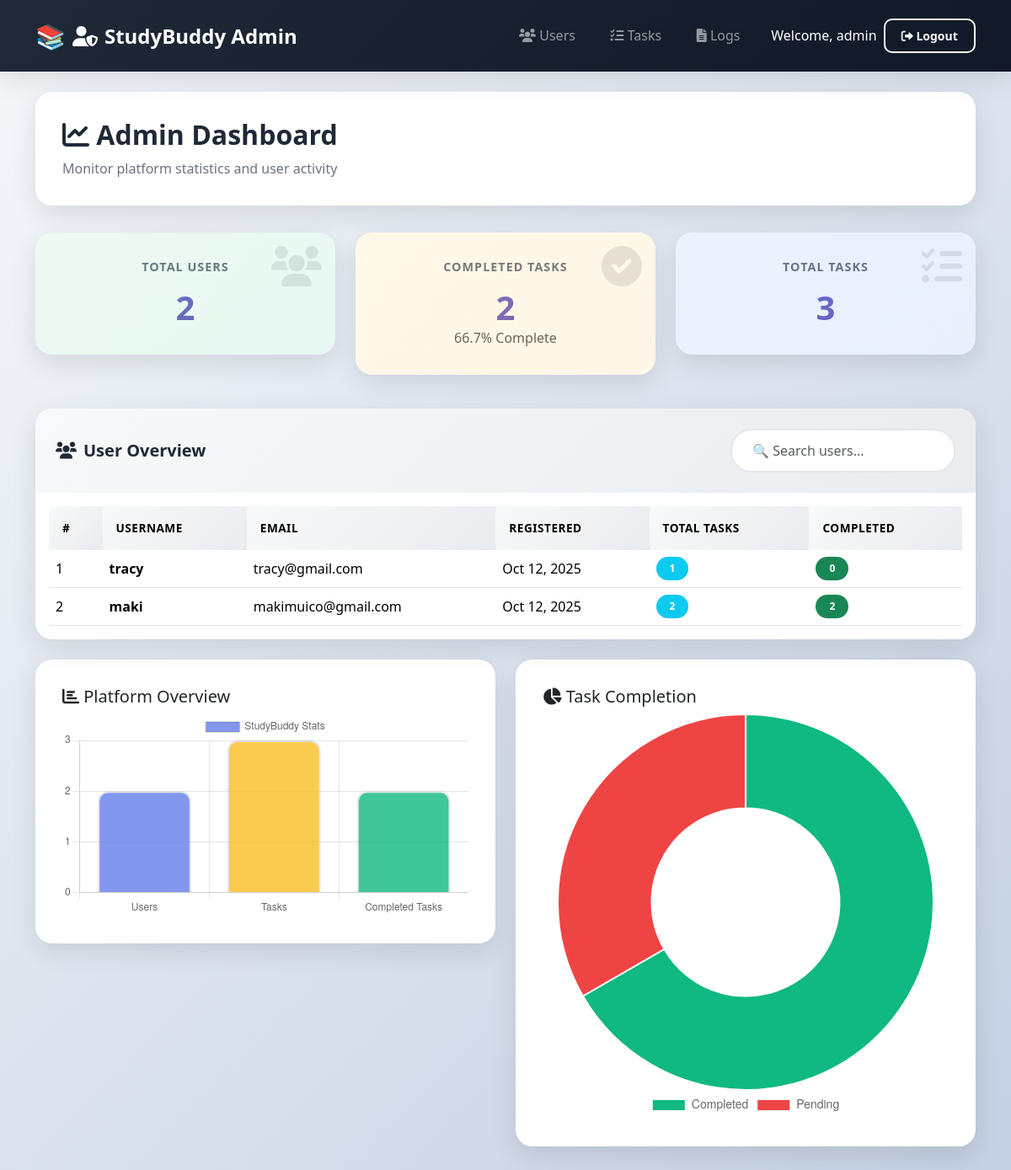
The app's page /admin_dashboard.php (signed in) with its own data.
### tables this page shows
CREATE TABLE `users` (
  `id` int(11) NOT NULL,
  `username` varchar(50) NOT NULL,
  `email` varchar(100) NOT NULL,
  `password` varchar(255) NOT NULL,
  `created_at` timestamp NOT NULL DEFAULT current_timestamp(),
  `role` enum('user','admin') DEFAULT 'user',
  `is_active` tinyint(1) DEFAULT 1
);

### admin_dashboard.php (the view, shortened to what this page needs)
<?php
require_once 'config.php';
$stmt = $pdo->query("SELECT id, username, email, created_at FROM users ORDER BY created_at DESC");
$users = $stmt->fetchAll();
$userStats = [];
foreach ($users as $user) {
    $stmt = $pdo->prepare("SELECT COUNT(*) FROM tasks WHERE user_id = ?");
    $stmt->execute([$user['id']]);
    $taskCount = $stmt->fetchColumn();
    $stmt = $pdo->prepare("SELECT COUNT(*) FROM tasks WHERE user_id = ? AND status = 'completed'");
    $stmt->execute([$user['id']]);
    $completedCount = $stmt->fetchColumn();
    $stmt = $pdo->prepare("
        SELECT COALESCE(SUM(TIMESTAMPDIFF(MINUTE, start_time, end_time)), 0)
        FROM study_sessions WHERE user_id = ?
    ");
    $stmt->execute([$user['id']]);
    $totalTime = $stmt->fetchColumn();
    $userStats[] = [
        'id' => $user['id'],
        'username' => $user['username'],
        'email' => $user['email'],
        'created_at' => $user['created_at'],
        'tasks' => $taskCount,
        'completed' => $completedCount,
        'time' => $totalTime
    ];
}
$totalUsers = $pdo->query("SELECT COUNT(*) FROM users")->fetchColumn();
$totalTasks = $pdo->query("SELECT COUNT(*) FROM tasks")->fetchColumn();
$completedTasks = $pdo->query("SELECT COUNT(*) FROM tasks WHERE status='completed'")->fetchColumn();
?>
<!DOCTYPE html>
<html lang="en">
<head>
<link href="https://cdn.jsdelivr.net/npm/bootstrap@5.3.2/dist/css/bootstrap.min.css" rel="stylesheet">
<link rel="stylesheet" href="https://cdnjs.cloudflare.com/ajax/libs/font-awesome/6.0.0/css/all.min.css">
<link rel="stylesheet" href="css/dashboard-style.css">
</head>
<body>
<nav class="navbar navbar-expand-lg navbar-dark bg-dark">
    <div class="container">
        <a class="navbar-brand" href="#">
            <i class="fas fa-user-shield"></i> StudyBuddy Admin
        </a>
        <div class="navbar-nav ms-auto">
            <a href="admin_users.php" class="nav-link"><i class="fas fa-users"></i> Users</a>
            <a href="admin_tasks.php" class="nav-link"><i class="fas fa-tasks"></i> Tasks</a>
            <a href="admin_logs.php" class="nav-link"><i class="fas fa-file-alt"></i> Logs</a>
            <span class="navbar-text text-white ms-3">
                Welcome, <?php echo htmlspecialchars($_SESSION['admin_username']); ?>
            </span>
            <a href="logout.php" class="btn btn-outline-light btn-sm ms-2">
                <i class="fas fa-sign-out-alt"></i> Logout
            </a>
        </div>
    </div>
</nav>
<div class="container mt-4">
    <div class="page-header fade-in">
        <h2><i class="fas fa-chart-line"></i> Admin Dashboard</h2>
        <p>Monitor platform statistics and user activity</p>
    </div>
    <div class="row mb-4">
        <div class="col-md-4 mb-3 fade-in">
            <div class="stat-card success">
                <i class="fas fa-users icon"></i>
                <h5>Total Users</h5>
                <h2><?= $totalUsers ?></h2>
            </div>
        </div>
        <div class="col-md-4 mb-3 fade-in">
            <div class="stat-card warning">
                <i class="fas fa-check-circle icon"></i>
                <h5>Completed Tasks</h5>
                <h2><?= $completedTasks ?></h2>
                <p class="mb-0 text-muted">
                    <?= $totalTasks > 0 ? round(($completedTasks / $totalTasks) * 100, 1) : 0 ?>% Complete
                </p>
            </div>
        </div>
        <div class="col-md-4 mb-3 fade-in">
            <div class="stat-card info">
                <i class="fas fa-tasks icon"></i>
                <h5>Total Tasks</h5>
                <h2><?= $totalTasks ?></h2>
            </div>
        </div>
    </div>
    <div class="card fade-in mb-4">
        <div class="card-header d-flex justify-content-between align-items-center">
            <h5><i class="fas fa-users"></i> User Overview</h5>
            <input type="text" id="searchInput" class="form-control w-25" placeholder="🔍 Search users...">
        </div>
        <div class="card-body">
            <?php if (empty($userStats)): ?>
                <div class="empty-state">
                    <i class="fas fa-users-slash"></i>
                    <h4>No registered users found</h4>
                    <p class="text-muted">Users will appear here once they register.</p>
                </div>
            <?php else: ?>
                <div class="table-responsive">
                    <table class="table table-hover align-middle" id="userTable">
                        <thead>
                            <tr>
                                <th>#</th>
                                <th>Username</th>
                                <th>Email</th>
                                <th>Registered</th>
                                <th>Total Tasks</th>
                                <th>Completed</th>
                            </tr>
                        </thead>
                        <tbody>
                            <?php foreach ($userStats as $i => $u): ?>
                            <tr>
                                <td><?= $i + 1 ?></td>
                                <td><strong><?= htmlspecialchars($u['username']) ?></strong></td>
                                <td><?= htmlspecialchars($u['email']) ?></td>
                                <td><?= date('M j, Y', strtotime($u['created_at'])) ?></td>
                                <td><span class="badge bg-info"><?= $u['tasks'] ?></span></td>
                                <td><span class="badge bg-success"><?= $u['completed'] ?></span></td>
                            </tr>
                            <?php endforeach; ?>
                        </tbody>
                    </table>
                </div>
            <?php endif; ?>
        </div>
    </div>
    <div class="row">
        <div class="col-md-6 mb-4 fade-in">
            <div class="chart-container">
                <h5><i class="fas fa-chart-bar"></i> Platform Overview</h5>
                <canvas id="taskChart"></canvas>
            </div>
        </div>
        <div class="col-md-6 mb-4 fade-in">
            <div class="chart-container">
                <h5><i class="fas fa-chart-pie"></i> Task Completion</h5>
                <canvas id="completionChart"></canvas>
            </div>
        </div>
    </div>
</div>
<script>
// Search filter
document.getElementById('searchInput').addEventListener('keyup', function() {
    const filter = this.value.toLowerCase();
    document.querySelectorAll('#userTable tbody tr').forEach(row => {
        row.style.display = row.innerText.toLowerCase().includes(filter) ? '' : 'none';
    });
});
// Bar Chart (Removed 'Study Hours' label and data point)
new Chart(document.getElementById('taskChart'), {
    type: 'bar',
    data: {
        labels: ['Users', 'Tasks', 'Completed Tasks'],  // Removed 'Study Hours'
        datasets: [{
            label: 'StudyBuddy Stats',
            data: [<?= $totalUsers ?>, <?= $totalTasks ?>, <?= $completedTasks ?>],  // Removed the fourth data point
            backgroundColor: [
                'rgba(102,126,234,0.8)',  // Users
                'rgba(251,191,36,0.8)',   // Tasks
                'rgba(16,185,129,0.8)'    // Completed Tasks
            ],
            borderWidth: 2,
            borderRadius: 12
        }]
    },
    options: {
        responsive: true,
        scales: {
            y: { beginAtZero: true, ticks: { precision: 0 } }
        }
    }
});
// Pie Chart (Unchanged)
new Chart(document.getElementById('completionChart'), {
    type: 'doughnut',
    data: {
        labels: ['Completed', 'Pending'],
        datasets: [{
            data: [<?= $completedTasks ?>, <?= $totalTasks - $completedTasks ?>],
            backgroundColor: ['#10b981', '#ef4444'],
            hoverOffset: 10
        }]
    },
    options: {
        plugins: {
            legend: { position: 'bottom', labels: { font: { size: 14 } } }
        }
    }
});
</script>
</body>
</html>

### css/dashboard-style.css (style rules this page uses)
:root { --primary-gradient: linear-gradient(135deg, #667eea 0%, #764ba2 100%); --success-gradient: linear-gradient(135deg, #48c774 0%, #10b981 100%); --warning-gradient: linear-gradient(135deg, #fbbf24 0%, #f59e0b 100%); --info-gradient: linear-gradient(135deg, #3b82f6 0%, #2563eb 100%); --danger-gradient: linear-gradient(135deg, #ef4444 0%, #dc2626 100%); --dark-gradient: linear-gradient(135deg, #1f2937 0%, #111827 100%); --shadow: 0 10px 30px rgba(0,0,0,0.1); --shadow-hover: 0 15px 40px rgba(0,0,0,0.15); }
body { background: linear-gradient(135deg, #f5f7fa 0%, #c3cfe2 100%); min-height: 100vh; font-family: 'Segoe UI', Tahoma, Geneva, Verdana, sans-serif; }
.navbar { background: var(--primary-gradient) !important; box-shadow: var(--shadow); padding: 1rem 0; }
.navbar.navbar-dark.bg-dark { background: var(--dark-gradient) !important; }
.navbar-brand { font-weight: 700; font-size: 1.5rem; display: flex; align-items: center; gap: 0.5rem; transition: transform 0.3s ease; }
.navbar-brand::before { content: '📚'; font-size: 1.8rem; }
.nav-link { font-weight: 500; transition: all 0.3s ease; margin: 0 0.3rem; border-radius: 8px; padding: 0.5rem 1rem !important; }
.card { border: none; border-radius: 20px; box-shadow: var(--shadow); transition: all 0.3s ease; overflow: hidden; background: white; }
.card-header { background: linear-gradient(135deg, #f8f9fa 0%, #e9ecef 100%); border-bottom: none; padding: 1.5rem; }
.card-header h5 { margin: 0; font-weight: 700; color: #1f2937; display: flex; align-items: center; gap: 0.5rem; }
.stat-card { background: white; border-radius: 20px; padding: 2rem; text-align: center; position: relative; overflow: hidden; transition: all 0.3s ease; box-shadow: var(--shadow); }
.stat-card::before { content: ''; position: absolute; top: 0; left: 0; right: 0; bottom: 0; opacity: 0.1; transition: opacity 0.3s ease; }
.stat-card.success::before { background: var(--success-gradient); }
.stat-card.info::before { background: var(--info-gradient); }
.stat-card.warning::before { background: var(--warning-gradient); }
.stat-card h5 { font-size: 0.9rem; text-transform: uppercase; letter-spacing: 1px; font-weight: 600; color: #6b7280; margin-bottom: 1rem; }
.stat-card h2 { font-size: 2.5rem; font-weight: 700; margin: 0; background: var(--primary-gradient); -webkit-background-clip: text; -webkit-text-fill-color: transparent; background-clip: text; }
.stat-card .icon { position: absolute; top: 1rem; right: 1rem; font-size: 3rem; opacity: 0.1; }
.table { margin: 0; }
.table thead th { background: linear-gradient(135deg, #f8f9fa 0%, #e9ecef 100%); border: none; text-transform: uppercase; font-size: 0.85rem; letter-spacing: 0.5px; font-weight: 600; padding: 1rem; }
.table tbody tr { transition: all 0.3s ease; }
.btn { border-radius: 10px; padding: 0.5rem 1.2rem; font-weight: 600; transition: all 0.3s ease; border: none; }
.btn-outline-light { border: 2px solid white; }
.badge { padding: 0.5rem 1rem; border-radius: 50px; font-weight: 600; }
.form-control, .form-select { border-radius: 10px; border: 2px solid #e5e7eb; padding: 0.75rem 1rem; transition: all 0.3s ease; }
.chart-container { background: white; border-radius: 20px; padding: 2rem; box-shadow: var(--shadow); margin-bottom: 2rem; }
input[type="text"].form-control { background: white; border-radius: 25px; padding-left: 1.5rem; }
.fade-in { animation: fadeIn 0.5s ease; }
.page-header { background: white; border-radius: 20px; padding: 2rem; margin-bottom: 2rem; box-shadow: var(--shadow); }
.page-header h2 { margin: 0; color: #1f2937; font-weight: 700; }
.page-header p { margin: 0.5rem 0 0 0; color: #6b7280; }

### records on screen
users: username "tracy", email "tracy@gmail.com", created_at "Oct 12, 2025", tasks "1", completed "0"
users: username "maki", email "makimuico@gmail.com", created_at "Oct 12, 2025", tasks "2", completed "2"

### other values on screen
$_SESSION['admin_username'] "admin"
$totalUsers "2"
$completedTasks "2"
$totalTasks "3"
chart data {{ $totalUsers }} 2
chart data {{ $totalTasks }} 3
chart data {{ $completedTasks }} 2
